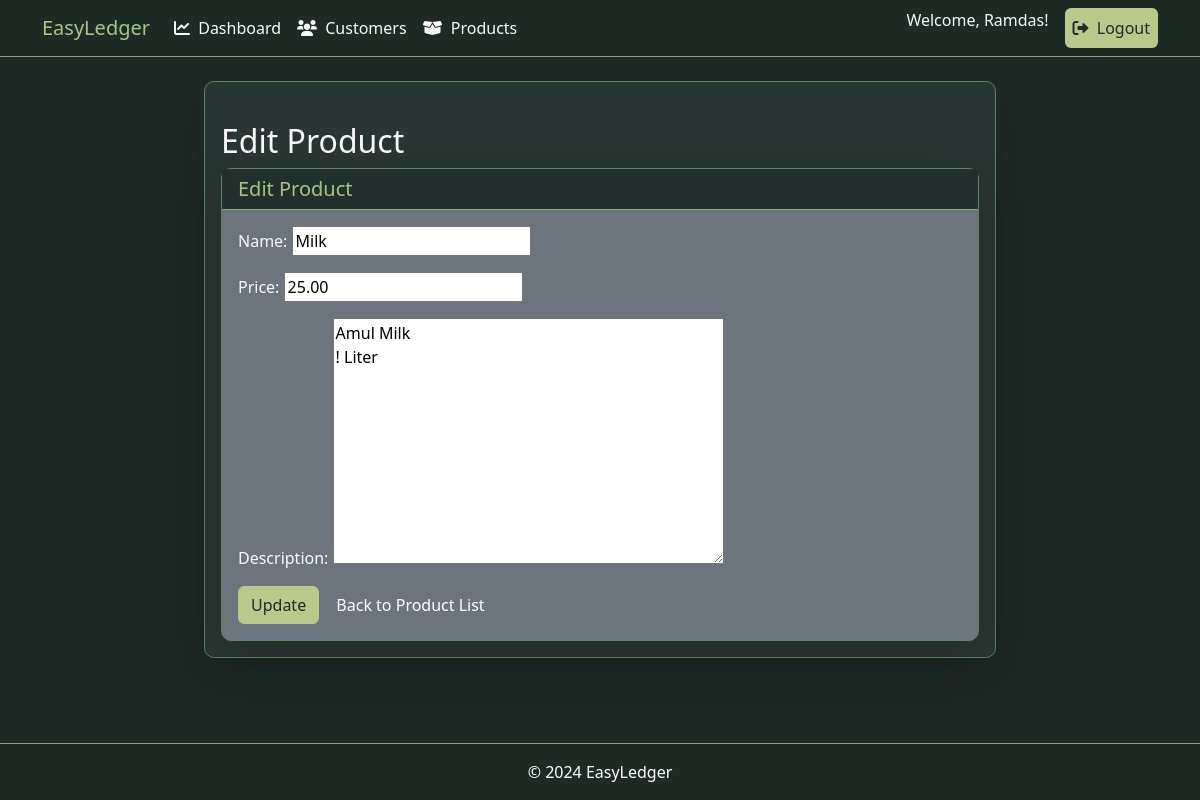
The page /app/products/1/edit/ (signed in) on the database its author committed.
### app/models.py (models this page shows, shortened)
class Product(models.Model):
    name = models.CharField(max_length=100)
    price = models.DecimalField(max_digits=10, decimal_places=2)
    description = models.TextField(blank=True, null=True)
    shop_owner = models.ForeignKey(User, related_name='products', on_delete=models.CASCADE)

### app/views.py (the view)
# urls.py: path('products/<int:pk>/edit/', views.product_update, name='product_update'),
@login_required
def product_update(request, pk):
    product = get_object_or_404(Product, pk=pk)
    if product.shop_owner != request.user:
        return redirect('product_list')
    form = ProductForm(request.POST or None, instance=product)
    if form.is_valid():
        form.save()
        return redirect('product_list')
    return render(request, 'app/product_form.html', {'form': form, 'product': product})

### app/forms.py (shortened to what this page needs)
class ProductForm(forms.ModelForm):
    class Meta:
        model = Product
        fields = ['name', 'price', 'description']
    def __init__(self, *args, **kwargs):
        self.request = kwargs.pop('request', None)
        super().__init__(*args, **kwargs)

### app/templates/app/product_form.html (shortened to what this page needs)
{% extends 'app/base.html' %}
{% block content %}
    <div class="container-custom mt-4">
        <h2 class="text-light">{% if form.instance.pk %}Edit Product{% else %}Add New Product{% endif %}</h2>
        <div class="card bg-secondary text-light shadow-lg">
            <div class="card-header">
                <h5 class="mb-0">{% if form.instance.pk %}Edit Product{% else %}Add New Product{% endif %}</h5>
            </div>
            <div class="card-body">
                <form method="POST">
                    <div class="form-group">
                        {{ form.as_p }}
                    </div>
                    <button type="submit" class="btn btn-warning">
                        {% if form.instance.pk %}Update{% else %}Add Product{% endif %}
                    </button>
                    <a href="{% url 'product_list' %}" class="btn btn-secondary ml-2">Back to Product List</a>
                </form>
            </div>
        </div>
    </div>
{% endblock %}

### app/templates/app/base.html (shortened to what this page needs)
<!DOCTYPE html>
<html lang="en">
<head>
    <link href="https://cdn.jsdelivr.net/npm/bootstrap@5.3.0-alpha1/dist/css/bootstrap.min.css" rel="stylesheet">
    <link rel="stylesheet" href="https://cdnjs.cloudflare.com/ajax/libs/font-awesome/6.0.0-beta3/css/all.min.css">
</head>
<body>
    <nav class="navbar navbar-expand-lg navbar-dark">
        <div class="container">
            <a class="navbar-brand" href="{% url 'dashboard' %}">EasyLedger</a>
            <div class="collapse navbar-collapse" id="navbarNav">
                <ul class="navbar-nav me-auto">
                    <li class="nav-item">
                        <a class="nav-link text-light" href="{% url 'dashboard' %}"><i class="fas fa-chart-line me-1"></i> Dashboard</a>
                    </li>
                    <li class="nav-item">
                        <a class="nav-link text-light" href="{% url 'customer_list' %}"><i class="fas fa-users me-1"></i> Customers</a>
                    </li>
                    <li class="nav-item">
                        <a class="nav-link text-light" href="{% url 'product_list' %}"><i class="fas fa-box-open me-1"></i> Products</a>
                    </li>
                </ul>
                <ul class="navbar-nav ms-auto">
                    {% if user.is_authenticated %}
                    <li class="nav-item">
                        <span class="navbar-text text-light me-3">
                            Welcome, {{ user.username }}!
                        </span>
                    </li>
                    <li class="nav-item">
                        <form method="POST" action="{% url 'logout' %}">
                            <button type="submit" class="nav-link btn btn-warning">
                                <i class="fas fa-sign-out-alt me-1"></i> Logout
                            </button>
                        </form>
                    </li>
                    {% else %}
                    <li class="nav-item">
                        <a class="nav-link text-light" href="{% url 'login' %}"><i class="fas fa-sign-in-alt me-1"></i> Login</a>
                    </li>
                    {% endif %}
                </ul>
            </div>
        </div>
    </nav>
    <div class="jumbo-container mt-4">
        <div class="row">
            <div class="col-md-8 mx-auto">
                <div class="card shadow-lg mb-4">
                    <div class="card-body">
                        {% block content %}
                        {% endblock %}
                    </div>
                </div>
            </div>
        </div>
    </div>
    <footer class="footer text-center py-3 text-white fixed-bottom">
        <span>&copy; 2024 EasyLedger</span>
    </footer>
</body>
</html>

### app/templates/app/base.html (style rules this page uses)
body { background-color: #1f2a27; color: #d1d5d2; overflow: hidden; }
.navbar { background-color: #1e2a24; border-bottom: 1px solid #7da27f; }
.navbar-brand { color: #a6c48a !important; }
.card { background-color: #2a3633; border: 1px solid #5b8562; border-radius: 10px; }
.card-header { background-color: #232f2c; border-bottom: 1px solid #7da27f; color: #a6c48a; }
.footer { background-color: #1e2a24; border-top: 1px solid #7da27f; }
.container-custom { max-width: 1200px; }
.btn-warning { background-color: #b9c98b; border-color: #b9c98b; color: #1f2a27; }
i.fas { margin-right: 5px; }

### rows shown on the page
Product: name "Milk", price "25.00", description "Amul Milk ! Liter"

### other values the page prints
{{ user.username }} "Ramdas"
